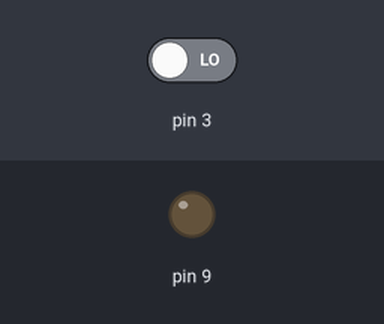
Recording of a sketch running on a simulated Arduino Uno, built with avr-gcc and run on an emulated ATmega328P. Parts: output pins drawn as LEDs (lit = HIGH). The test bench sets the inputs (shaded band); at power-on: pin 3 LOW. What the sketch prints to the serial monitor is not drawn.

Above: at 1.2 s.
1.3 s: pin 3 driven HIGH
At 3.4 s:
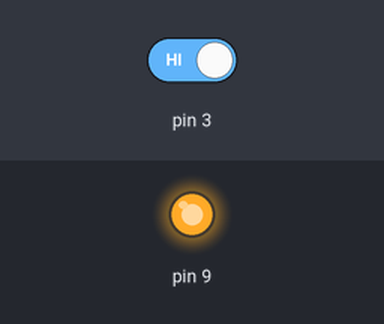
Timing chart, 0 to 4.9 s (numbered marks = the images above; inputs shaded):
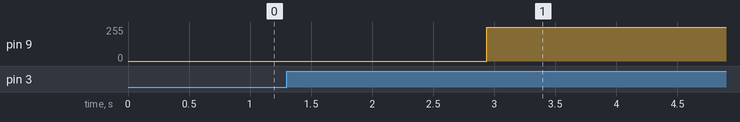

Measured:
- after the input at 1.3 s, pin 9: 0/255 → 255/255 after 1.6 s

The sketch:

Arduino_People_Autolight.ino
```cpp
#include "Arduino.h"
/*
本代码由黑联科技开源
禁止用于非法用途
*/
int scra = 0;
int waittime = 0;

void setup(){
  int scra = 0;
  int waittime = 25;//这里改时间
  pinMode(9,OUTPUT);
  pinMode(3,INPUT);
  pinMode(4,INPUT);
  Serial.begin(9600);
}
void loop(){
      if(digitalRead(3) == 1){
       delay(300);
       if(digitalRead(3) == 1 ){
        for(;scra<=254;scra++){
          delay(waittime);
          Serial.println(scra);
          analogWrite(9,scra);
            if( scra >= 253 ){
               Serial.println("+饱和停止");
               scra = 255;
               analogWrite(9,scra);
            }
          }
        }
      }
      if(digitalRead(3) == 0){
       delay(300);
       if(digitalRead(3) == 0){
        for(;scra>0;scra--){
        delay(waittime);
        Serial.println(scra);
        analogWrite(9,scra);
         if( scra <= 2 ){
          Serial.println("-饱和停止");
          scra = 0;
          analogWrite(9,scra);
         }
       }
     }
   }

}
```
